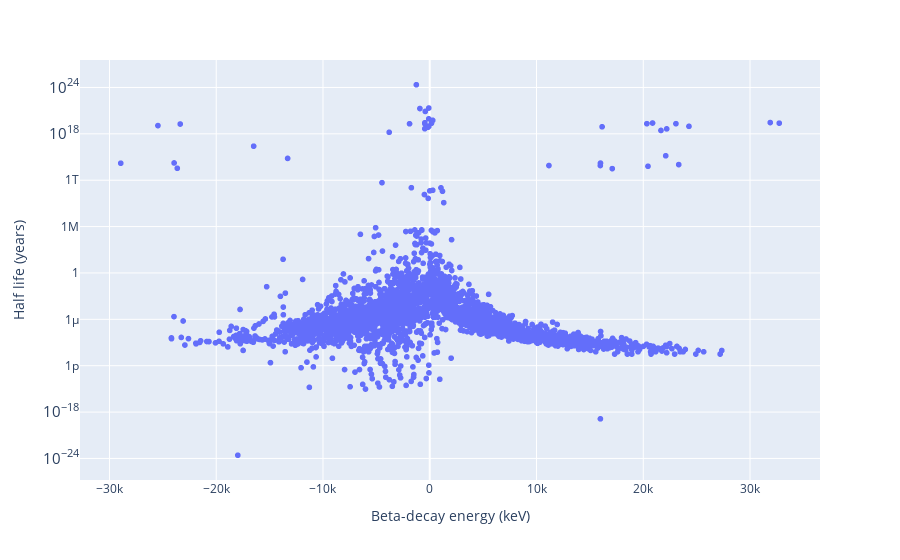

This figure's notebook cell:
### Code cell
px.scatter(x = e_t_dict['Beta-decay energy (keV)'],
y = e_t_dict['Half life (years)'], 
hover_name = e_t_dict['Isotope'],
labels = {'x': 'Beta-decay energy (keV)',
'y': 'Half life (years)'}, log_y = True)

### Figure 1 — Plotly figure (JSON) as saved in the notebook; plotly's stock layout.template omitted (floating-point values rounded to 4 significant figures; data arrays with more than 128 entries replaced by an {"elided": "..."} marker saying what was removed)
{"data": [{"hovertemplate": "<b>%{hovertext}</b><br><br>Beta-decay energy (keV)=%{x}<br>Half life (years)=%{y}<extra></extra>", "hovertext": {"elided": "3558 str values"}, "legendgroup": "", "marker": {"color": "#636efa", "symbol": "circle"}, "mode": "markers", "name": "", "showlegend": false, "type": "scattergl", "x": {"elided": "3558 mixed values"}, "xaxis": "x", "y": {"elided": "3558 mixed values"}, "yaxis": "y"}], "layout": {"legend": {"tracegroupgap": 0}, "margin": {"t": 60}, "xaxis": {"anchor": "y", "domain": [0, 1], "title": {"text": "Beta-decay energy (keV)"}}, "yaxis": {"anchor": "x", "domain": [0, 1], "title": {"text": "Half life (years)"}, "type": "log"}}}
